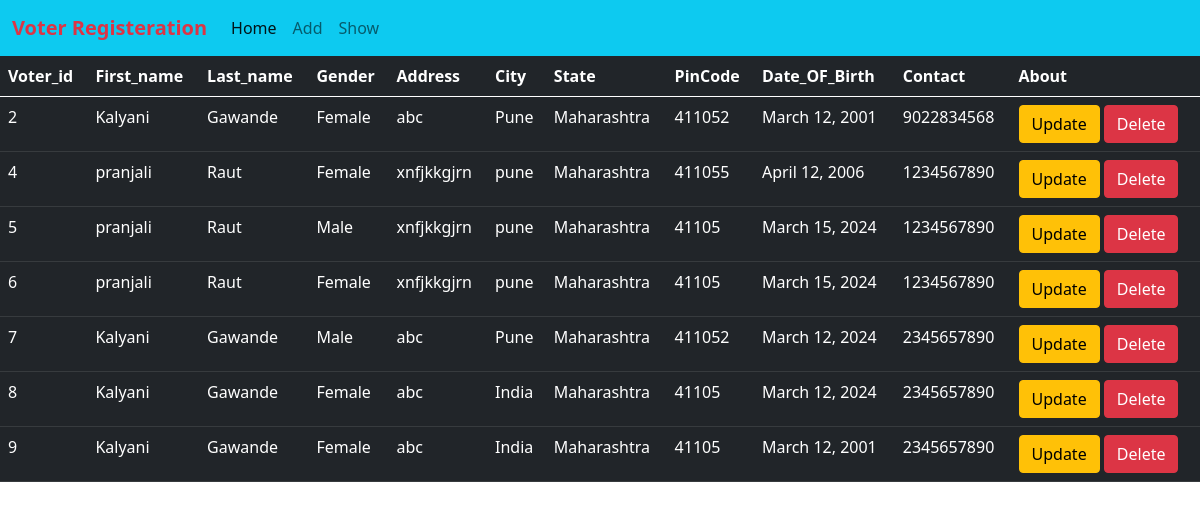
The page /a1/sv/ on the database its author committed.
### app1/models.py (models this page shows)
class Voter(models.Model):
    gen = [("Female","Female"),("Male","Male"),("Other","Other")]
    voter_id = models.AutoField(auto_created=True,primary_key=True,validators=[validators.MinValueValidator(1),validators.MaxValueValidator(50)])
    first_name = models.CharField(max_length=23)
    last_name = models.CharField(max_length=23)
    gender = models.CharField(max_length=23,choices=gen)
    address = models.CharField(max_length=23)
    city = models.CharField(max_length=23)
    state = models.CharField(max_length=23)
    pincode = models.IntegerField()
    dob = models.DateField()
    contact = models.BigIntegerField()

### app1/views.py (the view)
# urls.py: path("sv/",sview),
def sview(request):
    obj = Voter.objects.all()
    return render(request,"app1/show.html",{"obj":obj})

### Templates/app1/show.html (shortened to what this page needs)
{% extends "base.html" %}
{% block content %}
<table class=" table table-dark">
    <thead>
    <tr>
        <th>Voter_id</th>
        <th>First_name</th>
        <th>Last_name</th>
        <th>Gender</th>
        <th>Address</th>
        <th>City</th>
        <th>State</th>
        <th>PinCode</th>
        <th>Date_OF_Birth</th>
        <th>Contact</th>
        <th>About</th>
    </tr>
    </thead>
    <tbody>
    {% for i in obj %}
    <tr>
        <td>{{i.voter_id}}</td>
        <td>{{i.first_name}}</td>
        <td>{{i.last_name}}</td>
        <td>{{i.gender}}</td>
        <td>{{i.address}}</td>
        <td>{{i.city}}</td>
        <td>{{i.state}}</td>
        <td>{{i.pincode}}</td>
        <td>{{i.dob}}</td>
        <td>{{i.contact}}</td>
        <td>
            <a href="/a1/uv/{{i.voter_id}}/"><button class="btn btn-warning">Update</button></a>
            <a href="/a1/dv/{{i.voter_id}}/"><button class=" btn btn-danger">Delete</button></a>
        </td>
    </tr>
    {% endfor %}
    </tbody>
</table>
{% endblock %}

### Templates/base.html (shortened to what this page needs)
<!DOCTYPE html>
<html lang="en">
<head>
    <link href="https://cdn.jsdelivr.net/npm/bootstrap@5.0.2/dist/css/bootstrap.min.css" rel="stylesheet">
</head>
<body>
<nav class="navbar navbar-expand-lg navbar-light bg-info">
  <div class="container-fluid">
    <a class="navbar-brand fw-bold text-danger" href="/a1/hv/">Voter Registeration</a>
    <div class="collapse navbar-collapse" id="navbarNav">
      <ul class="navbar-nav">
        <li class="nav-item">
          <a class="nav-link active" aria-current="page" href="/a1/hv/">Home</a>
        </li>
        <li class="nav-item">
          <a class="nav-link" href="/a1/vv/">Add</a>
        </li>
        <li class="nav-item">
          <a class="nav-link" href="/a1/sv/">Show</a>
      </ul>
    </div>
  </div>
</nav>
</body>
{% block content %}
{% endblock %}
</html>

### rows shown on the page
Voter: voter_id "2", first_name "Kalyani", last_name "Gawande", gender "Female", address "abc", city "Pune", state "Maharashtra", pincode "411052", dob "March 12, 2001", contact "9022834568"
Voter: voter_id "4", first_name "pranjali", last_name "Raut", gender "Female", address "xnfjkkgjrn", city "pune", state "Maharashtra", pincode "411055", dob "April 12, 2006", contact "1234567890"
Voter: voter_id "5", first_name "pranjali", last_name "Raut", gender "Male", address "xnfjkkgjrn", city "pune", state "Maharashtra", pincode "41105", dob "March 15, 2024", contact "1234567890"
Voter: voter_id "6", first_name "pranjali", last_name "Raut", gender "Female", address "xnfjkkgjrn", city "pune", state "Maharashtra", pincode "41105", dob "March 15, 2024", contact "1234567890"
Voter: voter_id "7", first_name "Kalyani", last_name "Gawande", gender "Male", address "abc", city "Pune", state "Maharashtra", pincode "411052", dob "March 12, 2024", contact "2345657890"
Voter: voter_id "8", first_name "Kalyani", last_name "Gawande", gender "Female", address "abc", city "India", state "Maharashtra", pincode "41105", dob "March 12, 2024", contact "2345657890"
Voter: voter_id "9", first_name "Kalyani", last_name "Gawande", gender "Female", address "abc", city "India", state "Maharashtra", pincode "41105", dob "March 12, 2001", contact "2345657890"
